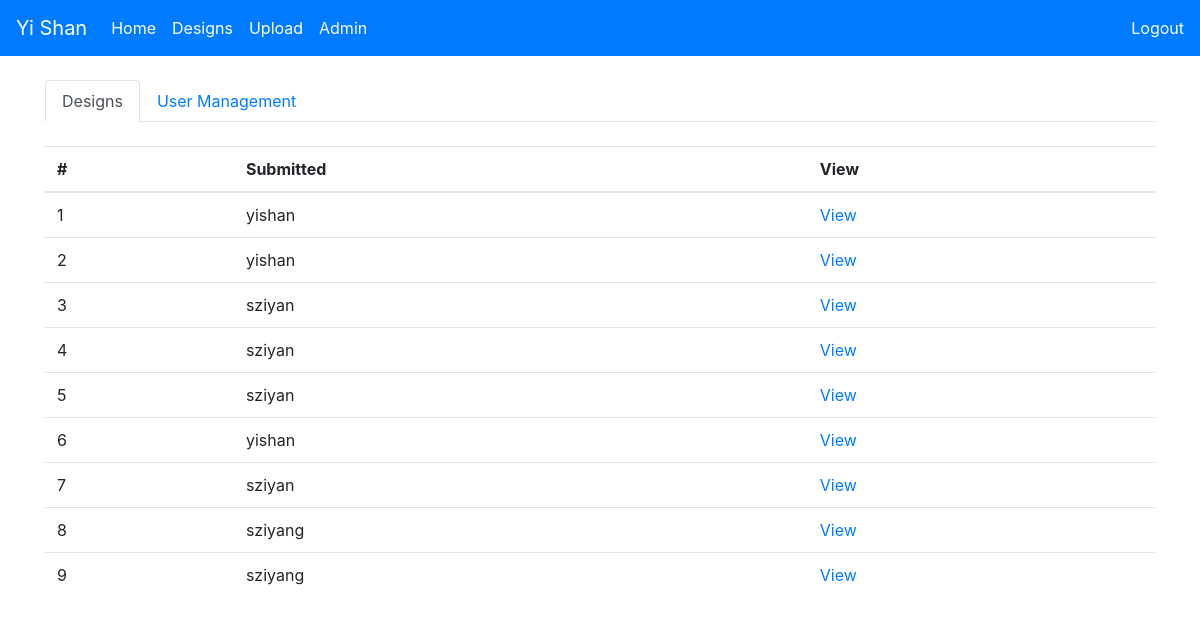
The app's page /admin (signed in) with its own data.
### app/models.py (models this page shows, shortened)
class User(UserMixin, db.Model):
    id = db.Column(db.Integer, primary_key=True)
    username = db.Column(db.String(64), index=True, unique=True)
    name = db.Column(db.String(64), index=True)
    email = db.Column(db.String(128), unique=True)
    password_hash = db.Column(db.String(128), nullable=True)
    isDesigner = db.Column(db.Boolean, nullable=True)
    isAdmin = db.Column(db.Boolean, nullable=True)
    designs = db.relationship('Designs', backref='designer', lazy='dynamic')

class Designs(db.Model):
    id = db.Column(db.Integer, primary_key=True)
    file_path = db.Column(db.String(128), unique=True)
    votes = db.Column(db.Integer,nullable=True)
    isApproved = db.Column(db.Integer, nullable=True)
    user_name = db.Column(db.Integer, db.ForeignKey('user.username'))

### app/routes.py (the view, shortened to what this page needs)
@app.route('/admin', methods=['POST', 'GET'])
@login_required
def admin():
    if current_user.isAdmin is not True:
        return redirect(url_for('index'))
    else:
        all_designs = Designs.query.all()
        admin_form = AdminForm()
        admin_form.update_choices()
        designer_form = DesignerForm()
        designer_form.update_choices()
        return render_template('admin.html',title='Admin - Designer Concept', admin_form=admin_form, designer_form=designer_form, designs=all_designs)

### app/forms.py (called while the page is built)
    def update_choices(self):
        new_choice = []
        all_users = User.query.all()
        for u in all_users:
            if u.isAdmin is not True:
                label = u.name
                value = u.username
                new_choice.append((value, label))
        self.username.choices = new_choice

    def update_choices(self):
        new_choice = []
        designers = User.query.all()
        for u in designers:
            if u.isDesigner is not True:
                label = u.name
                value = u.username
                new_choice.append((value, label))
        self.username.choices = new_choice

### app/models.py (called while the page is built)
@login.user_loader
def load_user(id):
    return User.query.get(int(id))

### app/templates/admin.html (shortened to what this page needs)
{% extends 'base.html' %}
{% block content %}
<ul class="nav nav-tabs" id="adminTab" role="tablist">
  <li class="nav-item">
    <a class="nav-link active" id="design-tab" data-toggle="tab" href="#designs" role="tab" aria-controls="designs" aria-selected="true">Designs</a>
  </li>
  <li class="nav-item">
    <a class="nav-link" id="user-tab" data-toggle="tab" href="#user" role="tab" aria-controls="user" aria-selected="false">User Management</a>
  </li>
</ul>
<div class="tab-content" id="adminTabContent">
  <div class="tab-pane fade show active" id="designs" role="tabpanel" aria-labelledby="design-tab">
    <br>
    <table class="table">
      <thead>
        <tr>
          <th scope="col">#</th>
          <th scope="col">Submitted</th>
          <th scope="col">View</th>
        </tr>
      </thead>
      <tbody>
        {% for d in designs %}
        <tr>
          <td>{{d.id}}</td>
          <td>{{d.user_name}}</td>
          <td><a href="modal{{d.id}}" data-toggle="modal" data-target="#modal{{d.id}}">View</a></td>
        </tr>
        {% endfor %}
      </tbody>
    </table>
</div>
<br>
<br><br>
{% endblock %}

### app/templates/base.html (shortened to what this page needs)
<html>
  <head>
    <link rel="stylesheet" href="https://stackpath.bootstrapcdn.com/bootstrap/4.3.1/css/bootstrap.min.css">
  </head>
  <body>
    <nav class="navbar sticky-top navbar-expand-lg navbar-dark bg-primary">
      <a class="navbar-brand" href="#">{{current_user.name}}</a>
      <div class="collapse navbar-collapse" id="navbarSupportedContent">
        <ul class="navbar-nav mr-auto">
          <li class="nav-item active">
            <a class="nav-link" href="/">Home</a>
          </li>
          <li class="nav-item active">
            <a class="nav-link" href="/designs">Designs</a>
          </li>
          <li class="nav-item active">
            {% if current_user.isDesigner %}
            <a class="nav-link" href="/designer">Upload</a>
            {% endif %}
          </li>
          <li class="nav-item active">
            {% if current_user.isAdmin %}
            <a class="nav-link" href="/admin">Admin</a>
            {% endif %}
          </li>
        </ul>
        <span class="navbar-text">
        {% if current_user.is_authenticated %}
        <a href="/logout">Logout</a>
        {% else %}
        <a href="/register">Register</a>
        {% endif %}
      </span>
      </div>
    </nav>
<br>
    <div class="container">
    {% block content %}
    {% endblock %}
  </div>
  </body>
</html>

### records on screen
User: name "Yi Shan"
Designs: id "1", user_name "yishan"
Designs: id "2", user_name "yishan"
Designs: id "3", user_name "sziyan"
Designs: id "4", user_name "sziyan"
Designs: id "5", user_name "sziyan"
Designs: id "6", user_name "yishan"
Designs: id "7", user_name "sziyan"
Designs: id "8", user_name "sziyang"
Designs: id "9", user_name "sziyang"
